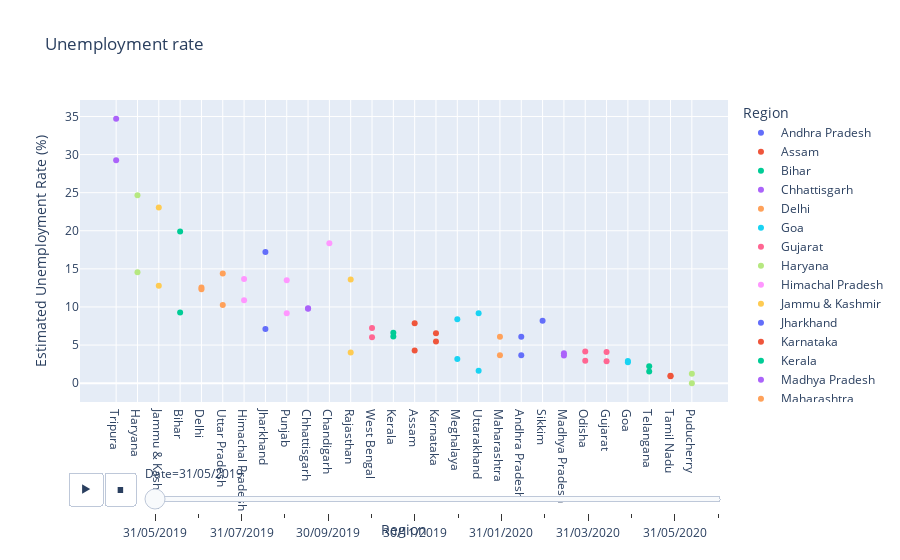

Write notebook code for a chart like this one.
### Markdown cell above
#  Analyzing Data By scatterplot

### Code cell
fg = px.scatter(df,x='Region',y='Estimated Unemployment Rate (%)',color='Region',title='Unemployment rate',animation_frame='Date',template='plotly')
fg.update_layout(xaxis={'categoryorder':'total descending'})
fg.show()

### Figure 1 — Plotly figure (JSON) as saved in the notebook; plotly's stock layout.template omitted (floating-point values rounded to 4 significant figures)
{"data": [{"hovertemplate": "Region=%{x}<br>Date=31/05/2019<br>Estimated Unemployment Rate (%)=%{y}<extra></extra>", "legendgroup": "Andhra Pradesh", "marker": {"color": "#636efa", "symbol": "circle"}, "mode": "markers", "name": "Andhra Pradesh", "orientation": "v", "showlegend": true, "type": "scatter", "x": ["Andhra Pradesh", "Andhra Pradesh"], "xaxis": "x", "y": [3.65, 6.09], "yaxis": "y"}, {"hovertemplate": "Region=%{x}<br>Date=31/05/2019<br>Estimated Unemployment Rate (%)=%{y}<extra></extra>", "legendgroup": "Assam", "marker": {"color": "#EF553B", "symbol": "circle"}, "mode": "markers", "name": "Assam", "orientation": "v", "showlegend": true, "type": "scatter", "x": ["Assam", "Assam"], "xaxis": "x", "y": [4.29, 7.87], "yaxis": "y"}, {"hovertemplate": "Region=%{x}<br>Date=31/05/2019<br>Estimated Unemployment Rate (%)=%{y}<extra></extra>", "legendgroup": "Bihar", "marker": {"color": "#00cc96", "symbol": "circle"}, "mode": "markers", "name": "Bihar", "orientation": "v", "showlegend": true, "type": "scatter", "x": ["Bihar", "Bihar"], "xaxis": "x", "y": [9.27, 19.9], "yaxis": "y"}, {"hovertemplate": "Region=%{x}<br>Date=31/05/2019<br>Estimated Unemployment Rate (%)=%{y}<extra></extra>", "legendgroup": "Chhattisgarh", "marker": {"color": "#ab63fa", "symbol": "circle"}, "mode": "markers", "name": "Chhattisgarh", "orientation": "v", "showlegend": true, "type": "scatter", "x": ["Chhattisgarh", "Chhattisgarh"], "xaxis": "x", "y": [9.82, 9.77], "yaxis": "y"}, {"hovertemplate": "Region=%{x}<br>Date=31/05/2019<br>Estimated Unemployment Rate (%)=%{y}<extra></extra>", "legendgroup": "Delhi", "marker": {"color": "#FFA15A", "symbol": "circle"}, "mode": "markers", "name": "Delhi", "orientation": "v", "showlegend": true, "type": "scatter", "x": ["Delhi", "Delhi"], "xaxis": "x", "y": [12.56, 12.31], "yaxis": "y"}, {"hovertemplate": "Region=%{x}<br>Date=31/05/2019<br>Estimated Unemployment Rate (%)=%{y}<extra></extra>", "legendgroup": "Goa", "marker": {"color": "#19d3f3", "symbol": "circle"}, "mode": "markers", "name": "Goa", "orientation": "v", "showlegend": true, "type": "scatter", "x": ["Goa", "Goa"], "xaxis": "x", "y": [2.91, 2.75], "yaxis": "y"}, {"hovertemplate": "Region=%{x}<br>Date=31/05/2019<br>Estimated Unemployment Rate (%)=%{y}<extra></extra>", "legendgroup": "Gujarat", "marker": {"color": "#FF6692", "symbol": "circle"}, "mode": "markers", "name": "Gujarat", "orientation": "v", "showlegend": true, "type": "scatter", "x": ["Gujarat", "Gujarat"], "xaxis": "x", "y": [2.88, 4.09], "yaxis": "y"}, {"hovertemplate": "Region=%{x}<br>Date=31/05/2019<br>Estimated Unemployment Rate (%)=%{y}<extra></extra>", "legendgroup": "Haryana", "marker": {"color": "#B6E880", "symbol": "circle"}, "mode": "markers", "name": "Haryana", "orientation": "v", "showlegend": true, "type": "scatter", "x": ["Haryana", "Haryana"], "xaxis": "x", "y": [14.54, 24.67], "yaxis": "y"}, {"hovertemplate": "Region=%{x}<br>Date=31/05/2019<br>Estimated Unemployment Rate (%)=%{y}<extra></extra>", "legendgroup": "Himachal Pradesh", "marker": {"color": "#FF97FF", "symbol": "circle"}, "mode": "markers", "name": "Himachal Pradesh", "orientation": "v", "showlegend": true, "type": "scatter", "x": ["Himachal Pradesh", "Himachal Pradesh"], "xaxis": "x", "y": [13.68, 10.88], "yaxis": "y"}, {"hovertemplate": "Region=%{x}<br>Date=31/05/2019<br>Estimated Unemployment Rate (%)=%{y}<extra></extra>", "legendgroup": "Jammu & Kashmir", "marker": {"color": "#FECB52", "symbol": "circle"}, "mode": "markers", "name": "Jammu & Kashmir", "orientation": "v", "showlegend": true, "type": "scatter", "x": ["Jammu & Kashmir", "Jammu & Kashmir"], "xaxis": "x", "y": [12.78, 23.04], "yaxis": "y"}, {"hovertemplate": "Region=%{x}<br>Date=31/05/2019<br>Estimated Unemployment Rate (%)=%{y}<extra></extra>", "legendgroup": "Jharkhand", "marker": {"color": "#636efa", "symbol": "circle"}, "mode": "markers", "name": "Jharkhand", "orientation": "v", "showlegend": true, "type": "scatter", "x": ["Jharkhand", "Jharkhand"], "xaxis": "x", "y": [7.11, 17.23], "yaxis": "y"}, {"hovertemplate": "Region=%{x}<br>Date=31/05/2019<br>Estimated Unemployment Rate (%)=%{y}<extra></extra>", "legendgroup": "Karnataka", "marker": {"color": "#EF553B", "symbol": "circle"}, "mode": "markers", "name": "Karnataka", "orientation": "v", "showlegend": true, "type": "scatter", "x": ["Karnataka", "Karnataka"], "xaxis": "x", "y": [5.46, 6.56], "yaxis": "y"}, {"hovertemplate": "Region=%{x}<br>Date=31/05/2019<br>Estimated Unemployment Rate (%)=%{y}<extra></extra>", "legendgroup": "Kerala", "marker": {"color": "#00cc96", "symbol": "circle"}, "mode": "markers", "name": "Kerala", "orientation": "v", "showlegend": true, "type": "scatter", "x": ["Kerala", "Kerala"], "xaxis": "x", "y": [6.63, 6.11], "yaxis": "y"}, {"hovertemplate": "Region=%{x}<br>Date=31/05/2019<br>Estimated Unemployment Rate (%)=%{y}<extra></extra>", "legendgroup": "Madhya Pradesh", "marker": {"color": "#ab63fa", "symbol": "circle"}, "mode": "markers", "name": "Madhya Pradesh", "orientation": "v", "showlegend": true, "type": "scatter", "x": ["Madhya Pradesh", "Madhya Pradesh"], "xaxis": "x", "y": [3.63, 3.91], "yaxis": "y"}, {"hovertemplate": "Region=%{x}<br>Date=31/05/2019<br>Estimated Unemployment Rate (%)=%{y}<extra></extra>", "legendgroup": "Maharashtra", "marker": {"color": "#FFA15A", "symbol": "circle"}, "mode": "markers", "name": "Maharashtra", "orientation": "v", "showlegend": true, "type": "scatter", "x": ["Maharashtra", "Maharashtra"], "xaxis": "x", "y": [3.67, 6.08], "yaxis": "y"}, {"hovertemplate": "Region=%{x}<br>Date=31/05/2019<br>Estimated Unemployment Rate (%)=%{y}<extra></extra>", "legendgroup": "Meghalaya", "marker": {"color": "#19d3f3", "symbol": "circle"}, "mode": "markers", "name": "Meghalaya", "orientation": "v", "showlegend": true, "type": "scatter", "x": ["Meghalaya", "Meghalaya"], "xaxis": "x", "y": [3.16, 8.4], "yaxis": "y"}, {"hovertemplate": "Region=%{x}<br>Date=31/05/2019<br>Estimated Unemployment Rate (%)=%{y}<extra></extra>", "legendgroup": "Odisha", "marker": {"color": "#FF6692", "symbol": "circle"}, "mode": "markers", "name": "Odisha", "orientation": "v", "showlegend": true, "type": "scatter", "x": ["Odisha", "Odisha"], "xaxis": "x", "y": [4.17, 2.95], "yaxis": "y"}, {"hovertemplate": "Region=%{x}<br>Date=31/05/2019<br>Estimated Unemployment Rate (%)=%{y}<extra></extra>", "legendgroup": "Puducherry", "marker": {"color": "#B6E880", "symbol": "circle"}, "mode": "markers", "name": "Puducherry", "orientation": "v", "showlegend": true, "type": "scatter", "x": ["Puducherry", "Puducherry"], "xaxis": "x", "y": [0, 1.25], "yaxis": "y"}, {"hovertemplate": "Region=%{x}<br>Date=31/05/2019<br>Estimated Unemployment Rate (%)=%{y}<extra></extra>", "legendgroup": "Punjab", "marker": {"color": "#FF97FF", "symbol": "circle"}, "mode": "markers", "name": "Punjab", "orientation": "v", "showlegend": true, "type": "scatter", "x": ["Punjab", "Punjab"], "xaxis": "x", "y": [9.17, 13.49], "yaxis": "y"}, {"hovertemplate": "Region=%{x}<br>Date=31/05/2019<br>Estimated Unemployment Rate (%)=%{y}<extra></extra>", "legendgroup": "Rajasthan", "marker": {"color": "#FECB52", "symbol": "circle"}, "mode": "markers", "name": "Rajasthan", "orientation": "v", "showlegend": true, "type": "scatter", "x": ["Rajasthan", "Rajasthan"], "xaxis": "x", "y": [4.03, 13.62], "yaxis": "y"}, {"hovertemplate": "Region=%{x}<br>Date=31/05/2019<br>Estimated Unemployment Rate (%)=%{y}<extra></extra>", "legendgroup": "Sikkim", "marker": {"color": "#636efa", "symbol": "circle"}, "mode": "markers", "name": "Sikkim", "orientation": "v", "showlegend": true, "type": "scatter", "x": ["Sikkim"], "xaxis": "x", "y": [8.2], "yaxis": "y"}, {"hovertemplate": "Region=%{x}<br>Date=31/05/2019<br>Estimated Unemployment Rate (%)=%{y}<extra></extra>", "legendgroup": "Tamil Nadu", "marker": {"color": "#EF553B", "symbol": "circle"}, "mode": "markers", "name": "Tamil Nadu", "orientation": "v", "showlegend": true, "type": "scatter", "x": ["Tamil Nadu", "Tamil Nadu"], "xaxis": "x", "y": [0.97, 0.89], "yaxis": "y"}, {"hovertemplate": "Region=%{x}<br>Date=31/05/2019<br>Estimated Unemployment Rate (%)=%{y}<extra></extra>", "legendgroup": "Telangana", "marker": {"color": "#00cc96", "symbol": "circle"}, "mode": "markers", "name": "Telangana", "orientation": "v", "showlegend": true, "type": "scatter", "x": ["Telangana", "Telangana"], "xaxis": "x", "y": [2.23, 1.52], "yaxis": "y"}, {"hovertemplate": "Region=%{x}<br>Date=31/05/2019<br>Estimated Unemployment Rate (%)=%{y}<extra></extra>", "legendgroup": "Tripura", "marker": {"color": "#ab63fa", "symbol": "circle"}, "mode": "markers", "name": "Tripura", "orientation": "v", "showlegend": true, "type": "scatter", "x": ["Tripura", "Tripura"], "xaxis": "x", "y": [29.25, 34.69], "yaxis": "y"}, {"hovertemplate": "Region=%{x}<br>Date=31/05/2019<br>Estimated Unemployment Rate (%)=%{y}<extra></extra>", "legendgroup": "Uttar Pradesh", "marker": {"color": "#FFA15A", "symbol": "circle"}, "mode": "markers", "name": "Uttar Pradesh", "orientation": "v", "showlegend": true, "type": "scatter", "x": ["Uttar Pradesh", "Uttar Pradesh"], "xaxis": "x", "y": [10.26, 14.4], "yaxis": "y"}, {"hovertemplate": "Region=%{x}<br>Date=31/05/2019<br>Estimated Unemployment Rate (%)=%{y}<extra></extra>", "legendgroup": "Uttarakhand", "marker": {"color": "#19d3f3", "symbol": "circle"}, "mode": "markers", "name": "Uttarakhand", "orientation": "v", "showlegend": true, "type": "scatter", "x": ["Uttarakhand", "Uttarakhand"], "xaxis": "x", "y": [1.63, 9.17], "yaxis": "y"}, {"hovertemplate": "Region=%{x}<br>Date=31/05/2019<br>Estimated Unemployment Rate (%)=%{y}<extra></extra>", "legendgroup": "West Bengal", "marker": {"color": "#FF6692", "symbol": "circle"}, "mode": "markers", "name": "West Bengal", "orientation": "v", "showlegend": true, "type": "scatter", "x": ["West Bengal", "West Bengal"], "xaxis": "x", "y": [6.02, 7.25], "yaxis": "y"}, {"hovertemplate": "Region=%{x}<br>Date=31/05/2019<br>Estimated Unemployment Rate (%)=%{y}<extra></extra>", "legendgroup": "Chandigarh", "marker": {"color": "#FF97FF", "symbol": "circle"}, "mode": "markers", "name": "Chandigarh", "orientation": "v", "showlegend": true, "type": "scatter", "x": ["Chandigarh"], "xaxis": "x", "y": [18.35], "yaxis": "y"}], "layout": {"legend": {"title": {"text": "Region"}, "tracegroupgap": 0}, "sliders": [{"active": 0, "currentvalue": {"prefix": "Date="}, "len": 0.9, "pad": {"b": 10, "t": 60}, "steps": [{"args": [["31/05/2019"], {"frame": {"duration": 0, "redraw": false}, "fromcurrent": true, "mode": "immediate", "transition": {"duration": 0, "easing": "linear"}}], "label": "31/05/2019", "method": "animate"}, {"args": [["30/06/2019"], {"frame": {"duration": 0, "redraw": false}, "fromcurrent": true, "mode": "immediate", "transition": {"duration": 0, "easing": "linear"}}], "label": "30/06/2019", "method": "animate"}, {"args": [["31/07/2019"], {"frame": {"duration": 0, "redraw": false}, "fromcurrent": true, "mode": "immediate", "transition": {"duration": 0, "easing": "linear"}}], "label": "31/07/2019", "method": "animate"}, {"args": [["31/08/2019"], {"frame": {"duration": 0, "redraw": false}, "fromcurrent": true, "mode": "immediate", "transition": {"duration": 0, "easing": "linear"}}], "label": "31/08/2019", "method": "animate"}, {"args": [["30/09/2019"], {"frame": {"duration": 0, "redraw": false}, "fromcurrent": true, "mode": "immediate", "transition": {"duration": 0, "easing": "linear"}}], "label": "30/09/2019", "method": "animate"}, {"args": [["31/10/2019"], {"frame": {"duration": 0, "redraw": false}, "fromcurrent": true, "mode": "immediate", "transition": {"duration": 0, "easing": "linear"}}], "label": "31/10/2019", "method": "animate"}, {"args": [["30/11/2019"], {"frame": {"duration": 0, "redraw": false}, "fromcurrent": true, "mode": "immediate", "transition": {"duration": 0, "easing": "linear"}}], "label": "30/11/2019", "method": "animate"}, {"args": [["31/12/2019"], {"frame": {"duration": 0, "redraw": false}, "fromcurrent": true, "mode": "immediate", "transition": {"duration": 0, "easing": "linear"}}], "label": "31/12/2019", "method": "animate"}, {"args": [["31/01/2020"], {"frame": {"duration": 0, "redraw": false}, "fromcurrent": true, "mode": "immediate", "transition": {"duration": 0, "easing": "linear"}}], "label": "31/01/2020", "method": "animate"}, {"args": [["29/02/2020"], {"frame": {"duration": 0, "redraw": false}, "fromcurrent": true, "mode": "immediate", "transition": {"duration": 0, "easing": "linear"}}], "label": "29/02/2020", "method": "animate"}, {"args": [["31/03/2020"], {"frame": {"duration": 0, "redraw": false}, "fromcurrent": true, "mode": "immediate", "transition": {"duration": 0, "easing": "linear"}}], "label": "31/03/2020", "method": "animate"}, {"args": [["30/04/2020"], {"frame": {"duration": 0, "redraw": false}, "fromcurrent": true, "mode": "immediate", "transition": {"duration": 0, "easing": "linear"}}], "label": "30/04/2020", "method": "animate"}, {"args": [["31/05/2020"], {"frame": {"duration": 0, "redraw": false}, "fromcurrent": true, "mode": "immediate", "transition": {"duration": 0, "easing": "linear"}}], "label": "31/05/2020", "method": "animate"}, {"args": [["30/06/2020"], {"frame": {"duration": 0, "redraw": false}, "fromcurrent": true, "mode": "immediate", "transition": {"duration": 0, "easing": "linear"}}], "label": "30/06/2020", "method": "animate"}], "x": 0.1, "xanchor": "left", "y": 0, "yanchor": "top"}], "title": {"text": "Unemployment rate"}, "updatemenus": [{"buttons": [{"args": [null, {"frame": {"duration": 500, "redraw": false}, "fromcurrent": true, "mode": "immediate", "transition": {"duration": 500, "easing": "linear"}}], "label": "&#9654;", "method": "animate"}, {"args": [[null], {"frame": {"duration": 0, "redraw": false}, "fromcurrent": true, "mode": "immediate", "transition": {"duration": 0, "easing": "linear"}}], "label": "&#9724;", "method": "animate"}], "direction": "left", "pad": {"r": 10, "t": 70}, "showactive": false, "type": "buttons", "x": 0.1, "xanchor": "right", "y": 0, "yanchor": "top"}], "xaxis": {"anchor": "y", "categoryarray": ["Andhra Pradesh", "Assam", "Bihar", "Chhattisgarh", "Delhi", "Goa", "Gujarat", "Haryana", "Himachal Pradesh", "Jammu & Kashmir", "Jharkhand", "Karnataka", "Kerala", "Madhya Pradesh", "Maharashtra", "Meghalaya", "Odisha", "Puducherry", "Punjab", "Rajasthan", "Sikkim", "Tamil Nadu", "Telangana", "Tripura", "Uttar Pradesh", "Uttarakhand", "West Bengal", null, "Chandigarh"], "categoryorder": "total descending", "domain": [0, 1], "title": {"text": "Region"}}, "yaxis": {"anchor": "x", "domain": [0, 1], "title": {"text": "Estimated Unemployment Rate (%)"}}}}
